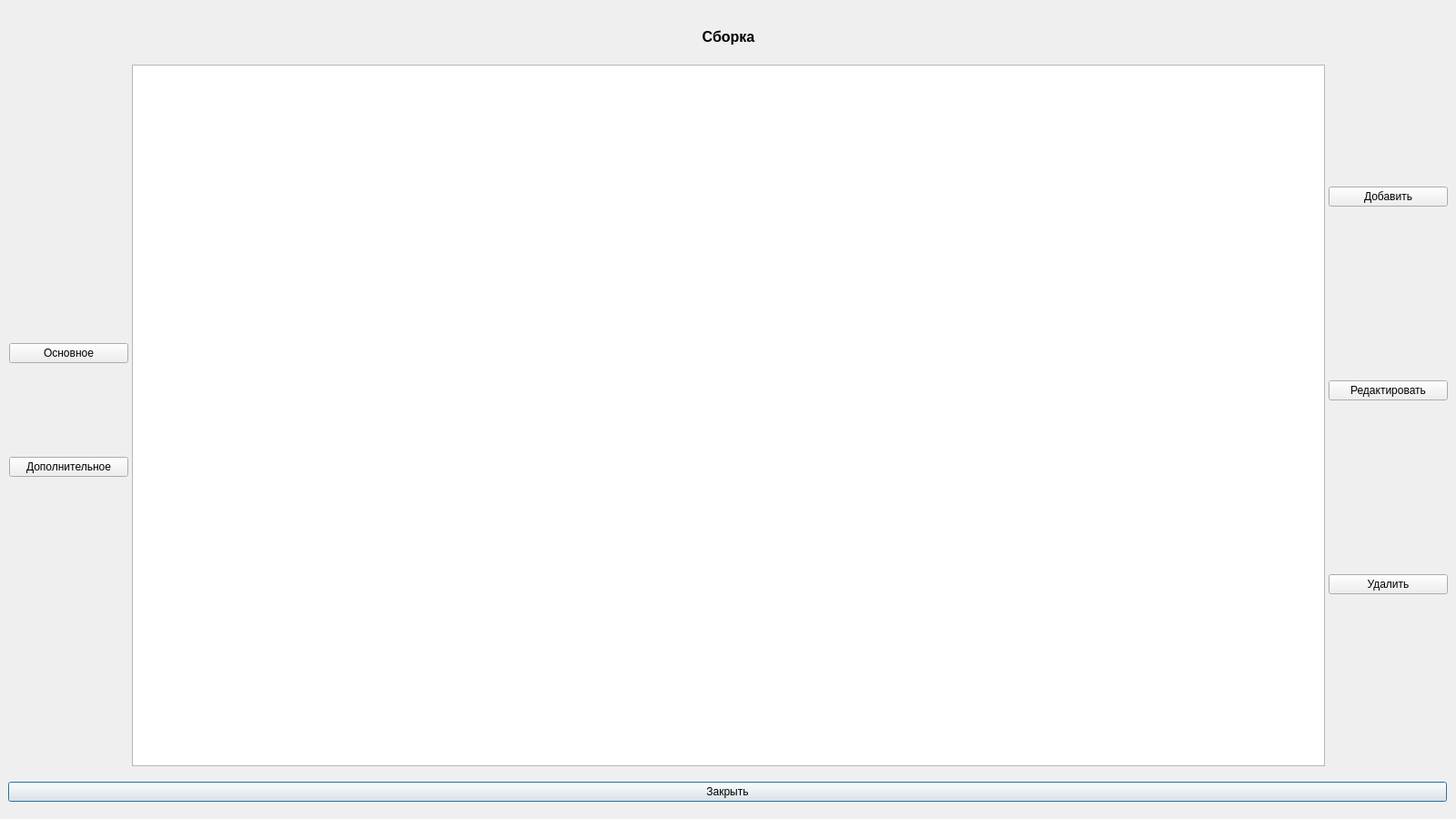
<?xml version="1.0" encoding="UTF-8"?>
<ui version="4.0">
 <class>AllSborka</class>
 <widget class="QDialog" name="AllSborka">
  <property name="geometry">
   <rect>
    <x>0</x>
    <y>0</y>
    <width>1600</width>
    <height>900</height>
   </rect>
  </property>
  <property name="windowTitle">
   <string>Dialog</string>
  </property>
  <widget class="QWidget" name="verticalLayoutWidget">
   <property name="geometry">
    <rect>
     <x>9</x>
     <y>850</y>
     <width>1581</width>
     <height>41</height>
    </rect>
   </property>
   <layout class="QVBoxLayout" name="verticalLayout">
    <item>
     <widget class="QPushButton" name="Exit">
      <property name="text">
       <string>Закрыть</string>
      </property>
     </widget>
    </item>
   </layout>
  </widget>
  <widget class="QTableView" name="tableView">
   <property name="geometry">
    <rect>
     <x>145</x>
     <y>71</y>
     <width>1311</width>
     <height>771</height>
    </rect>
   </property>
  </widget>
  <widget class="QWidget" name="verticalLayoutWidget_2">
   <property name="geometry">
    <rect>
     <x>1460</x>
     <y>20</y>
     <width>131</width>
     <height>821</height>
    </rect>
   </property>
   <layout class="QVBoxLayout" name="verticalLayout_2">
    <item>
     <widget class="QPushButton" name="Add">
      <property name="text">
       <string>Добавить</string>
      </property>
     </widget>
    </item>
    <item>
     <widget class="QPushButton" name="Redact">
      <property name="text">
       <string>Редактировать</string>
      </property>
     </widget>
    </item>
    <item>
     <widget class="QPushButton" name="Delete">
      <property name="text">
       <string>Удалить</string>
      </property>
     </widget>
    </item>
   </layout>
  </widget>
  <widget class="QWidget" name="verticalLayoutWidget_3">
   <property name="geometry">
    <rect>
     <x>10</x>
     <y>280</y>
     <width>131</width>
     <height>341</height>
    </rect>
   </property>
   <layout class="QVBoxLayout" name="verticalLayout_3">
    <item>
     <widget class="QPushButton" name="Osn">
      <property name="text">
       <string>Основное</string>
      </property>
     </widget>
    </item>
    <item>
     <widget class="QPushButton" name="Dop">
      <property name="text">
       <string>Дополнительное</string>
      </property>
     </widget>
    </item>
   </layout>
  </widget>
  <widget class="QWidget" name="verticalLayoutWidget_4">
   <property name="geometry">
    <rect>
     <x>140</x>
     <y>20</y>
     <width>1321</width>
     <height>41</height>
    </rect>
   </property>
   <layout class="QVBoxLayout" name="verticalLayout_4">
    <item>
     <widget class="QLabel" name="label">
      <property name="font">
       <font>
        <pointsize>12</pointsize>
        <weight>75</weight>
        <bold>true</bold>
       </font>
      </property>
      <property name="text">
       <string>Сборка</string>
      </property>
      <property name="alignment">
       <set>Qt::AlignCenter</set>
      </property>
     </widget>
    </item>
   </layout>
  </widget>
 </widget>
 <resources/>
 <connections/>
</ui>
